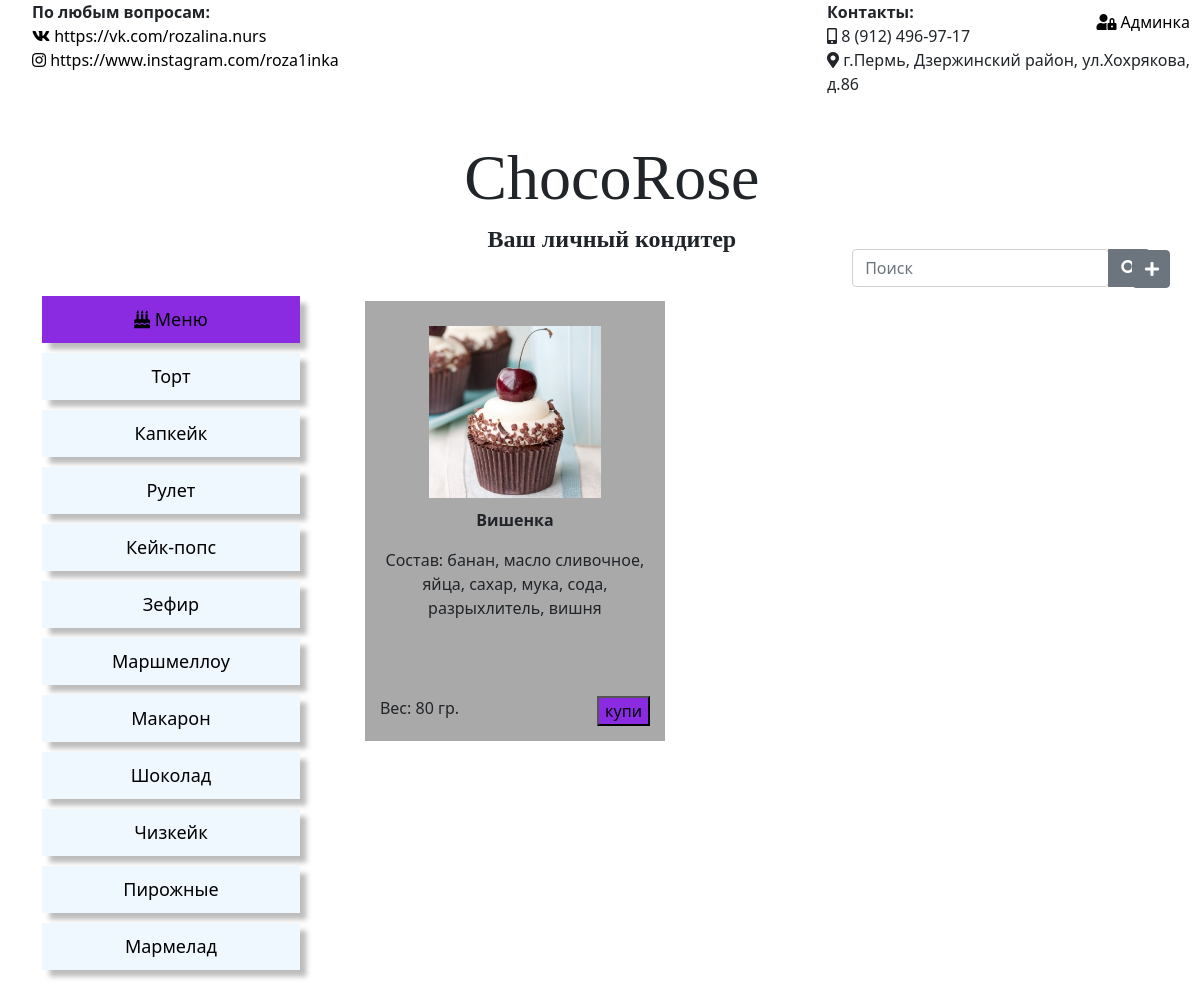
Page /category/8/ on the committed database.
### bakeryapp/models.py (models this page shows, shortened)
class BakeryCategory(models.Model):
    name = models.CharField(verbose_name="Категория выпечки", max_length=255)
    class Meta:
        verbose_name = 'Категория выпечки'
        verbose_name_plural = 'Категория выпечки'

class Bakery(models.Model):
    category=models.ForeignKey(BakeryCategory, on_delete=models.CASCADE, default=1, verbose_name="Kатегория выпечки")
    name=models.CharField(max_length=255, verbose_name="Название выпечки")
    text=models.TextField(max_length=255, verbose_name="Состав выпечки")
    weight=models.IntegerField(verbose_name="Вес выпечки")
    image=models.ImageField(verbose_name="Картинка выпечки", blank=True)
    price = models.IntegerField(verbose_name="Цена выпечки")
    class Meta:
        verbose_name = 'Конкретная выпечка'
        verbose_name_plural = 'Конкретные выпечки'

### bakeryapp/views.py (the view)
# urls.py: path('category/<int:category_id>/', BakeryView.as_view(), name='category'),
class BakeryView(ListView):
    model = Bakery
    context_object_name = 'bakery_list'
    template_name = 'index.html'
    def get_queryset(self):
        self.BakeryCategory = get_object_or_404(BakeryCategory, id=self.kwargs['category_id'])
        return Bakery.objects.filter(category=self.BakeryCategory)
    def get_context_data(self, **kwargs):
        context = super().get_context_data(**kwargs)
        context['category_list'] = BakeryCategory.objects.all()
        return context

### bakeryapp/templates/index.html (shortened to what this page needs)
{% extends 'layout.html' %}
{% block content %}
<div class = "items">
   {% for ba in bakery_list %}
      <div class="bakery-item">
            <div class="row">
                 <div class="col-8">
                    {% if ba.image %}
                     <img class="bakery-image" src="{{ba.image.url}}">
                    {% endif %}
                </div>
                <p align="center"><b >{{ba.name}}</b></p>
                <p align="center"> Состав: {{ba.text}}</p>
            </div>
          <div> Вес: {{ba.weight}} гр. <button class="btn-buy">купи</button></div>
      </div>
   {% endfor %}
</div>
{% endblock %}

### bakeryapp/templates/layout.html (shortened to what this page needs)
{% load static %}
<!doctype html>
<html lang="en">
<head>
    <link rel ="stylesheet" href="https://cdn.jsdelivr.net/npm/bootstrap@4.6.0/dist/css/bootstrap.min.css">
    <link rel ="stylesheet" href="{% static 'bakeryapp/css/bakeryapp.css'%}">
    <link rel ="stylesheet" href="https://use.fontawesome.com/releases/v5.8.2/css/all.css">
</head>
<body>
    <a href="http://127.0.0.1:8000/admin/" button class="admin_btn"><i class="fas fa-user-lock"></i> Админка</button></a>
    <nav>
        <ul><b>По любым вопросам:</b>
            <li><a href="https://vk.com/rozalina.nurs"><i class="fab fa-vk"></i> https://vk.com/rozalina.nurs</a></li>
            <li><a href="https://www.instagram.com/roza1inka"><i class="fab fa-instagram"></i> https://www.instagram.com/roza1inka</a></li>
        </ul>
        <div><h1>ChocoRose</h1>
            <h4 align="center"><b>Ваш личный кондитер</b></h4>
            <br>
        </div>
        <ul><b>Контакты:</b>
            <li><i class="fas fa-mobile-alt"></i> 8 (912) 496-97-17</li>
            <li><i class="fas fa-map-marker-alt"></i> г.Пермь, Дзержинский район, ул.Хохрякова,<br> д.86</li>
            <form class="input-group" method="POST" action="{%url 'search_view' %}">
                <div class="form-outline">
                    <input type="search" placeholder="Поиск" class="form-control" name="searched" >
                </div>
                <button type="submit"  class="btn btn-secondary" onclick="getBakery()"><i class="fas fa-search"></i></button>
            </form>
            <a href="{% url 'create' %}"><button type="button" class="btn btn-secondary btn-circle"><i class="fa fa-plus" aria-hidden="true"></i></button></a>
        </ul>
    </nav>
    <aside>
       <ul>
           <li align="center" id="aside_first_item"><a href="http://127.0.0.1:8000/"><i class="fas fa-birthday-cake"></i> Меню</a></li>
            {% for category in category_list %}
           <li align="center"><a href="{% url 'category' category.id %}">{{category.name}}</a></li>
           {% endfor %}
       </ul>
   </aside>
    <main>
    {% block content %}
    {% endblock %}
    </main>
    <link href="https://cdn.jsdelivr.net/npm/bootstrap@5.0.0-beta3/dist/css/bootstrap.min.css" rel="stylesheet">
</body>
</html>

### bakeryapp/static/bakeryapp/css/bakeryapp.css (style rules this page uses)
body { background: url("../img/bakery.jpg") no-repeat; margin: 0; height: 100%; background-size: cover; }
aside { float: left; widht: 600px; margin-left: 10px; margin-right: 50px; color: black; font-size: 18px; }
nav { display: flex; flex-direction: row; justify-content: space-between; z-index: 1; padding-right: 10px; }
nav div { align-items: center; }
ul { list-style: none; }
nav h1 { padding-left: 90px; padding-top: 140px; font-size: 64px; font-family: "Lucida Calligraphy"; }
nav h4 { padding-left: 90px; font-family: "Book Antiqua"; }
.admin_btn { position: absolute; top: 0; right: 0; padding: 10px; }
a { color: Black !important; text-decoration: none !important; }
aside ul li { color: black; display: block; margin-top: 10px; padding:10px 70px; background-color: aliceblue; box-shadow: 0.4em 0.4em 5px rgba(122,122,122,0.5); transition: all .2s ease; }
#aside_first_item { background-color: blueviolet; }
.bakery-image { width: 100%; }
.items { display:flex; flex-direction: row; flex-wrap: wrap; }
.bakery-item { display: flex; height: 440px; width: 300px; background-color: darkgray; margin: 15px; flex-direction:column; justify-content: space-between; padding: 15px; }
.row { justify-content:center; align-items: center; }
.col-8 { padding: 10px; }
.btn-buy { background-color: blueviolet; float: right; transition: all .2s ease; }
.btn-circle { position: absolute; top: 0; right: 0; top:250px; width: 38px; height: 38px; border-radius: 25px; text-align: center; margin-right: 30px; font-size: 16px; }
form { margin-left: 32%; width: 400px; margin-top: 50px; margin-button: 50px; margin-bottom: 50px; }
.input-group { position: absolute; top:103px; right: 90px; width: 200px; border-radius: 25px; text-align: center; font-size: 16px; z-index:0; }

### rows in the picture
BakeryCategory: name "Торт"
BakeryCategory: name "Капкейк"
BakeryCategory: name "Рулет"
BakeryCategory: name "Кейк-попс"
BakeryCategory: name "Зефир"
BakeryCategory: name "Маршмеллоу"
BakeryCategory: name "Макарон"
BakeryCategory: name "Шоколад"
BakeryCategory: name "Чизкейк"
BakeryCategory: name "Пирожные"
BakeryCategory: name "Мармелад"
Bakery: image (picture), name "Вишенка", text "банан, масло сливочное, яйца, сахар, мука, сода, разрыхлитель, вишня", weight "80"
